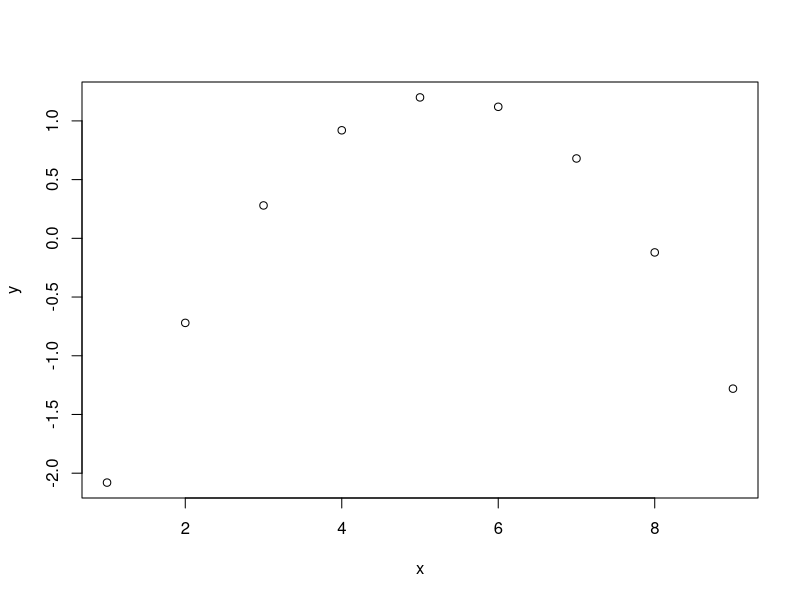
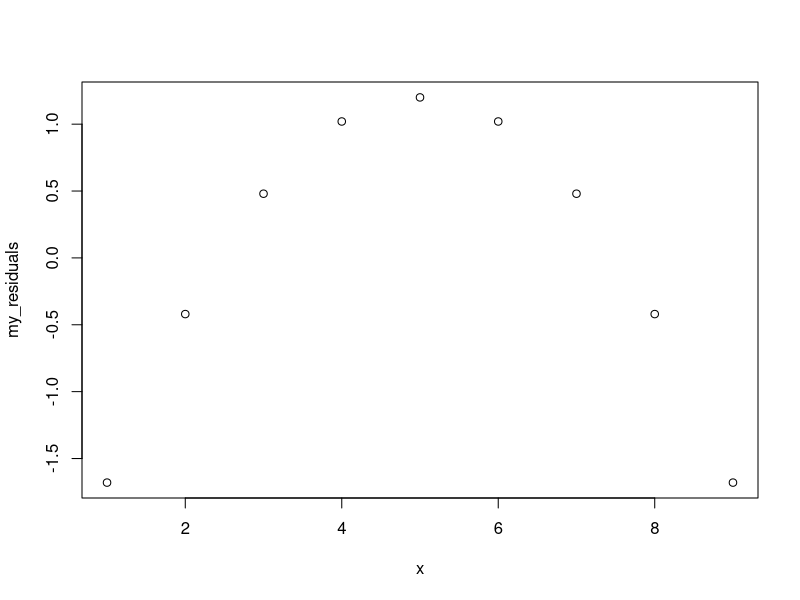
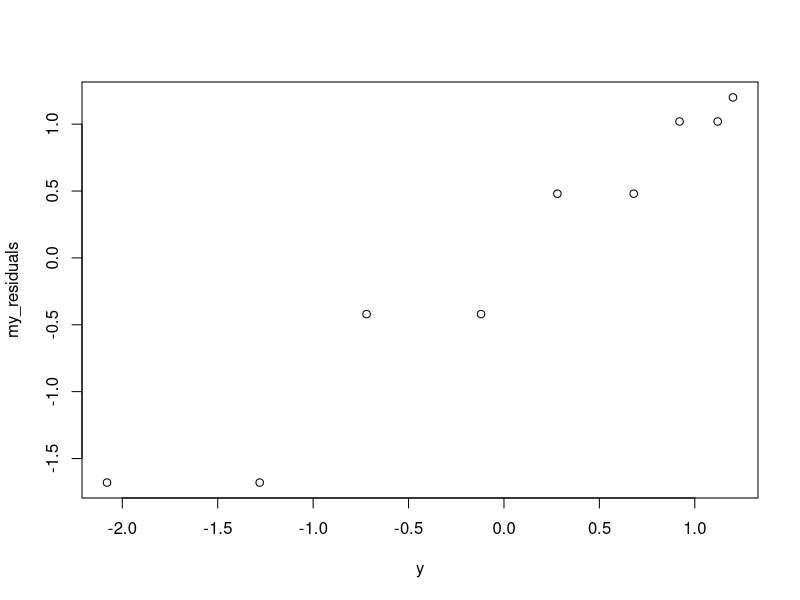
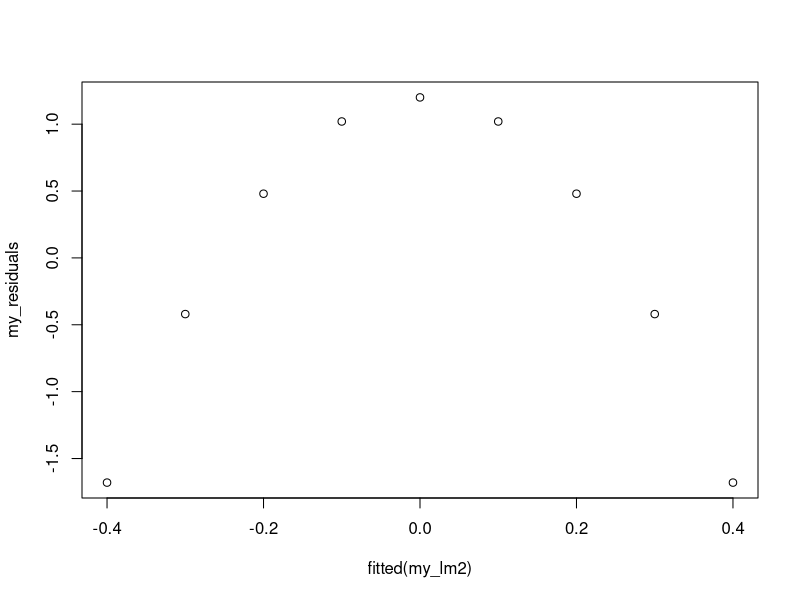

Generate these figures, in order, with R:
## ---- chunk 1
x = c(110.5, 105.4, 118.1, 104.5, 93.6, 84.1, 77.8, 75.6)
y = c(5.755, 5.939, 6.010, 6.545, 6.730, 6.750, 6.899, 7.862)
my_lm = lm(y ~ x)
summary(my_lm)

## ---- chunk 2
anova(my_lm)

summary(my_lm)
## ---- chunk 3
resid(my_lm)
## ---- chunk 4
summary(my_lm)$sigma^2
## ---- chunk 5
predict(my_lm, newdata = data.frame(x=100), interval = "confidence")
## ---- chunk 6
predict(my_lm, newdata = data.frame(x=100), interval = "prediction")
## ---- chunk 7
x= summary(my_lm)
x$r.squared
## ---- chunk 8
x = c(1, 2, 3, 4, 5, 6, 7, 8, 9)
y = c(-2.08, -0.72, 0.28, 0.92, 1.20, 1.12, 0.68, -0.12, -1.28)
my_lm2 = lm(y~x)

## ---- chunk 9
plot(x, y)
## ---- chunk 10
my_residuals= resid(my_lm2)
plot(x = x, y = my_residuals)
## ---- chunk 11
my_residuals= resid(my_lm2)
plot(x = y, y = my_residuals)
## ---- chunk 12
plot(x = fitted(my_lm2), y = my_residuals)
